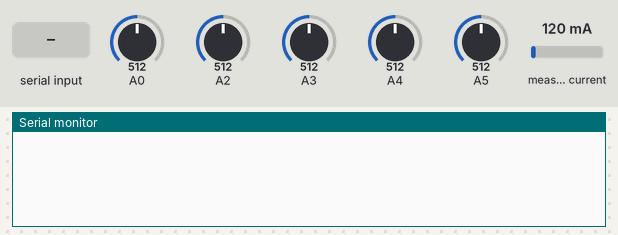
Bench run of a sketch on a simulated Arduino Uno, built with avr-gcc and run on an emulated ATmega328P. On the bench: the last lines printed to the serial monitor. The inputs (shaded band) are chosen by the test bench; at power-on: measured current 120 mA, A0 = 512, A2 = 512, A3 = 512, A4 = 512, A5 = 512.

Above: at 1.8 s.
1.9 s: "1" received over Serial
At 2.05 s:
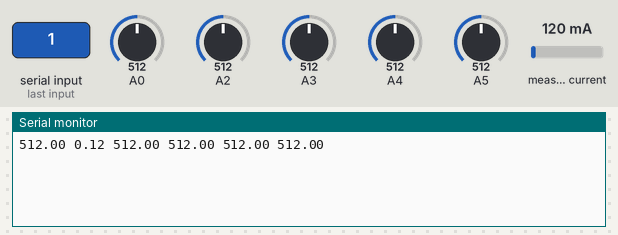
3.9 s: measured current set to 40 mA
At 3.91 s:
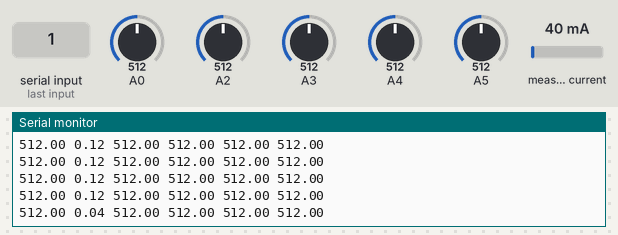
6.9 s: A0 set to 716
At 6.9 s:
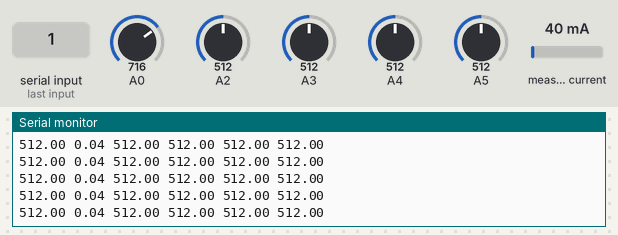
8.4 s: A2 set to 716
At 8.58 s:
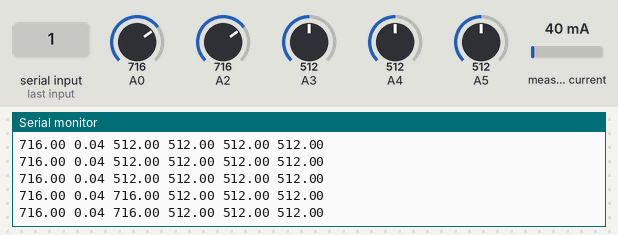
9.9 s: A3 set to 716
At 10.07 s:
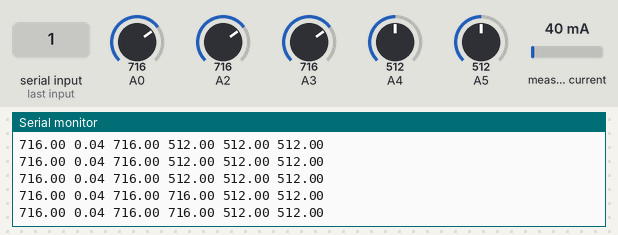
11.4 s: A4 set to 716
At 11.57 s:
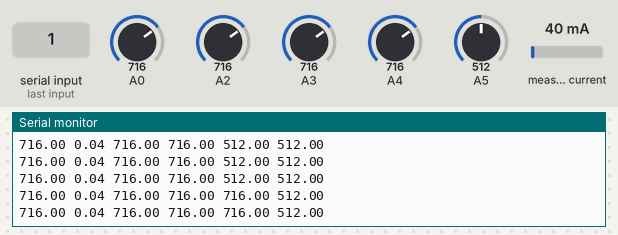

Measured:
- after the input at 1.9 s, the serial monitor: prints a new line at once (image 1)
- after the input at 8.4 s, the serial monitor: prints a new line at once (image 4)
- after the input at 9.9 s, the serial monitor: prints a new line at once (image 5)
- after the input at 11.4 s, the serial monitor: prints a new line at once (image 6)

The sketch:

test_for_evelyn_05.ino
```cpp
#include "EmonLib.h"
EnergyMonitor emon1;
double x = 0;
double Irms = 0;

void setup() {
  Serial.begin(115200);             // 115200 is the default Arduino Bluetooth speed
  emon1.current(1, 111.1);
  delay(600);
}
void loop() {
  if (Serial.available() > 0) {        // Check serial buffer for characters
//    if (Serial.read() == 'r') {       // If an 'r' is received then read the pins
        for (int pin = 0; pin <= 0; pin++) {
          x = analogRead(pin);
          sendValue(x);
        }
        if (int pin = 1) {
          double Irms = emon1.calcIrms(1480);
          x = Irms;
          sendValue(x);
        }
        for (int pin = 2; pin <= 5; pin++) {  // Read and send analog pins 0-5
          x = analogRead(pin);
          sendValue (x);
        }
        Serial.println();                 // Send a carriage returnt to mark end of pin data.
        delay(5);                        // add a delay to prevent crashing/overloading of the serial port
//    } //for r
  } //for serial available
} //for loop
void sendValue (double x) {             // function to send the pin value followed by a "space".
  Serial.print(x);
  Serial.write(32);
}
```
